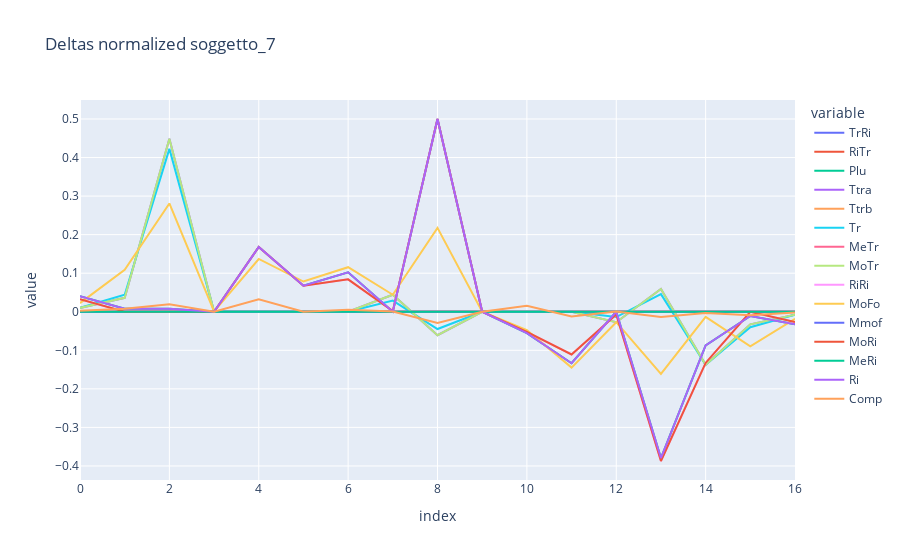

Write notebook code for a chart like this one.
### Code cell
# multiply the last 15 columns of the deltas dataframe for the previous 15 columns
# and plot the result
df_deltas.iloc[:, -15:] = df_deltas.iloc[:, -15:].mul(df_deltas.iloc[:, -30:-15], axis=0)

fig = px.line(df_deltas.iloc[:, -15:], title='Deltas normalized ' + soggetto)
fig.show()

### Figure 1 — Plotly figure (JSON) as saved in the notebook; plotly's stock layout.template omitted (floating-point values rounded to 4 significant figures)
{"data": [{"hovertemplate": "variable=TrRi<br>index=%{x}<br>value=%{y}<extra></extra>", "legendgroup": "TrRi", "line": {"color": "#636efa", "dash": "solid"}, "marker": {"symbol": "circle"}, "mode": "lines", "name": "TrRi", "orientation": "v", "showlegend": true, "type": "scatter", "x": [0, 1, 2, 3, 4, 5, 6, 7, 8, 9, 10, 11, 12, 13, 14, 15, 16], "xaxis": "x", "y": [0, 0, 0, 0, 0, 0, 0, 0, 0, 0, 0, 0, 0, 0, 0, 0, 0], "yaxis": "y"}, {"hovertemplate": "variable=RiTr<br>index=%{x}<br>value=%{y}<extra></extra>", "legendgroup": "RiTr", "line": {"color": "#EF553B", "dash": "solid"}, "marker": {"symbol": "circle"}, "mode": "lines", "name": "RiTr", "orientation": "v", "showlegend": true, "type": "scatter", "x": [0, 1, 2, 3, 4, 5, 6, 7, 8, 9, 10, 11, 12, 13, 14, 15, 16], "xaxis": "x", "y": [0, 0, 0, 0, 0, 0, 0, 0, 0, 0, 0, 0, 0, 0, 0, 0, 0], "yaxis": "y"}, {"hovertemplate": "variable=Plu<br>index=%{x}<br>value=%{y}<extra></extra>", "legendgroup": "Plu", "line": {"color": "#00cc96", "dash": "solid"}, "marker": {"symbol": "circle"}, "mode": "lines", "name": "Plu", "orientation": "v", "showlegend": true, "type": "scatter", "x": [0, 1, 2, 3, 4, 5, 6, 7, 8, 9, 10, 11, 12, 13, 14, 15, 16], "xaxis": "x", "y": [0.04, 0.0081, 0.0081, 0.0001, 0.1681, 0.0676, 0.1024, 0, 0.5, 0, -0.05548, -0.1335, 0, -0.3796, -0.08725, -0.01091, -0.0326], "yaxis": "y"}, {"hovertemplate": "variable=Ttra<br>index=%{x}<br>value=%{y}<extra></extra>", "legendgroup": "Ttra", "line": {"color": "#ab63fa", "dash": "solid"}, "marker": {"symbol": "circle"}, "mode": "lines", "name": "Ttra", "orientation": "v", "showlegend": true, "type": "scatter", "x": [0, 1, 2, 3, 4, 5, 6, 7, 8, 9, 10, 11, 12, 13, 14, 15, 16], "xaxis": "x", "y": [0.01, 0.0361, 0.4489, 0, 0, 0, 0, 0.0441, -0.0609, 0, 0, 0, -0.02705, 0.05905, -0.1378, -0.03276, -0.00754], "yaxis": "y"}, {"hovertemplate": "variable=Ttrb<br>index=%{x}<br>value=%{y}<extra></extra>", "legendgroup": "Ttrb", "line": {"color": "#FFA15A", "dash": "solid"}, "marker": {"symbol": "circle"}, "mode": "lines", "name": "Ttrb", "orientation": "v", "showlegend": true, "type": "scatter", "x": [0, 1, 2, 3, 4, 5, 6, 7, 8, 9, 10, 11, 12, 13, 14, 15, 16], "xaxis": "x", "y": [0, 0, 0, 0, 0, 0, 0, 0, 0, 0, 0, 0, 0, 0, 0, 0, 0], "yaxis": "y"}, {"hovertemplate": "variable=Tr<br>index=%{x}<br>value=%{y}<extra></extra>", "legendgroup": "Tr", "line": {"color": "#19d3f3", "dash": "solid"}, "marker": {"symbol": "circle"}, "mode": "lines", "name": "Tr", "orientation": "v", "showlegend": true, "type": "scatter", "x": [0, 1, 2, 3, 4, 5, 6, 7, 8, 9, 10, 11, 12, 13, 14, 15, 16], "xaxis": "x", "y": [0.01, 0.0441, 0.4225, 0.0009, 0.0009, 0.0009, 0, 0.0289, -0.0448, 0, 0, 0, -0.01367, 0.04575, -0.1378, -0.04007, -0.0075], "yaxis": "y"}, {"hovertemplate": "variable=MeTr<br>index=%{x}<br>value=%{y}<extra></extra>", "legendgroup": "MeTr", "line": {"color": "#FF6692", "dash": "solid"}, "marker": {"symbol": "circle"}, "mode": "lines", "name": "MeTr", "orientation": "v", "showlegend": true, "type": "scatter", "x": [0, 1, 2, 3, 4, 5, 6, 7, 8, 9, 10, 11, 12, 13, 14, 15, 16], "xaxis": "x", "y": [0, 0, 0, 0, 0, 0, 0, 0, 0, 0, 0, 0, 0, 0, 0, 0, 0], "yaxis": "y"}, {"hovertemplate": "variable=MoTr<br>index=%{x}<br>value=%{y}<extra></extra>", "legendgroup": "MoTr", "line": {"color": "#B6E880", "dash": "solid"}, "marker": {"symbol": "circle"}, "mode": "lines", "name": "MoTr", "orientation": "v", "showlegend": true, "type": "scatter", "x": [0, 1, 2, 3, 4, 5, 6, 7, 8, 9, 10, 11, 12, 13, 14, 15, 16], "xaxis": "x", "y": [0.01, 0.0361, 0.4489, 0, 0, 0, 0, 0.0441, -0.0609, 0, 0, 0, -0.02705, 0.05905, -0.1378, -0.03276, -0.00754], "yaxis": "y"}, {"hovertemplate": "variable=RiRi<br>index=%{x}<br>value=%{y}<extra></extra>", "legendgroup": "RiRi", "line": {"color": "#FF97FF", "dash": "solid"}, "marker": {"symbol": "circle"}, "mode": "lines", "name": "RiRi", "orientation": "v", "showlegend": true, "type": "scatter", "x": [0, 1, 2, 3, 4, 5, 6, 7, 8, 9, 10, 11, 12, 13, 14, 15, 16], "xaxis": "x", "y": [0.0324, 0, 0, 0, 0.1681, 0.0676, 0.0841, 0.0016, 0.5, 0, -0.05239, -0.1107, -0.0072, -0.3872, -0.1328, 0, -0.0265], "yaxis": "y"}, {"hovertemplate": "variable=MoFo<br>index=%{x}<br>value=%{y}<extra></extra>", "legendgroup": "MoFo", "line": {"color": "#FECB52", "dash": "solid"}, "marker": {"symbol": "circle"}, "mode": "lines", "name": "MoFo", "orientation": "v", "showlegend": true, "type": "scatter", "x": [0, 1, 2, 3, 4, 5, 6, 7, 8, 9, 10, 11, 12, 13, 14, 15, 16], "xaxis": "x", "y": [0.0225, 0.1089, 0.2809, 0.0009, 0.1369, 0.0784, 0.1156, 0.0441, 0.2175, 0, -0.04784, -0.145, -0.02705, -0.161, -0.01315, -0.08989, -0.01838], "yaxis": "y"}, {"hovertemplate": "variable=Mmof<br>index=%{x}<br>value=%{y}<extra></extra>", "legendgroup": "Mmof", "line": {"color": "#636efa", "dash": "solid"}, "marker": {"symbol": "circle"}, "mode": "lines", "name": "Mmof", "orientation": "v", "showlegend": true, "type": "scatter", "x": [0, 1, 2, 3, 4, 5, 6, 7, 8, 9, 10, 11, 12, 13, 14, 15, 16], "xaxis": "x", "y": [0, 0, 0, 0, 0, 0, 0, 0, 0, 0, 0, 0, 0, 0, 0, 0, 0], "yaxis": "y"}, {"hovertemplate": "variable=MoRi<br>index=%{x}<br>value=%{y}<extra></extra>", "legendgroup": "MoRi", "line": {"color": "#EF553B", "dash": "solid"}, "marker": {"symbol": "circle"}, "mode": "lines", "name": "MoRi", "orientation": "v", "showlegend": true, "type": "scatter", "x": [0, 1, 2, 3, 4, 5, 6, 7, 8, 9, 10, 11, 12, 13, 14, 15, 16], "xaxis": "x", "y": [0.0324, 0, 0, 0, 0.1681, 0.0676, 0.0841, 0.0016, 0.5, 0, -0.05239, -0.1107, -0.0072, -0.3872, -0.1328, 0, -0.0265], "yaxis": "y"}, {"hovertemplate": "variable=MeRi<br>index=%{x}<br>value=%{y}<extra></extra>", "legendgroup": "MeRi", "line": {"color": "#00cc96", "dash": "solid"}, "marker": {"symbol": "circle"}, "mode": "lines", "name": "MeRi", "orientation": "v", "showlegend": true, "type": "scatter", "x": [0, 1, 2, 3, 4, 5, 6, 7, 8, 9, 10, 11, 12, 13, 14, 15, 16], "xaxis": "x", "y": [0, 0, 0, 0, 0, 0, 0, 0, 0, 0, 0, 0, 0, 0, 0, 0, 0], "yaxis": "y"}, {"hovertemplate": "variable=Ri<br>index=%{x}<br>value=%{y}<extra></extra>", "legendgroup": "Ri", "line": {"color": "#ab63fa", "dash": "solid"}, "marker": {"symbol": "circle"}, "mode": "lines", "name": "Ri", "orientation": "v", "showlegend": true, "type": "scatter", "x": [0, 1, 2, 3, 4, 5, 6, 7, 8, 9, 10, 11, 12, 13, 14, 15, 16], "xaxis": "x", "y": [0.04, 0.0081, 0.0081, 0.0001, 0.1681, 0.0676, 0.1024, 0, 0.5, 0, -0.05548, -0.1335, 0, -0.3796, -0.08725, -0.01091, -0.0326], "yaxis": "y"}, {"hovertemplate": "variable=Comp<br>index=%{x}<br>value=%{y}<extra></extra>", "legendgroup": "Comp", "line": {"color": "#FFA15A", "dash": "solid"}, "marker": {"symbol": "circle"}, "mode": "lines", "name": "Comp", "orientation": "v", "showlegend": true, "type": "scatter", "x": [0, 1, 2, 3, 4, 5, 6, 7, 8, 9, 10, 11, 12, 13, 14, 15, 16], "xaxis": "x", "y": [0.0025, 0.0081, 0.0196, 0.0001, 0.0324, 0, 0.0049, 0.0004, -0.0288, 0, 0.01573, -0.01208, 0.000944, -0.01365, -0.003462, -0.008856, -0.00213], "yaxis": "y"}], "layout": {"legend": {"title": {"text": "variable"}, "tracegroupgap": 0}, "title": {"text": "Deltas normalized soggetto_7"}, "xaxis": {"anchor": "y", "domain": [0, 1], "title": {"text": "index"}}, "yaxis": {"anchor": "x", "domain": [0, 1], "title": {"text": "value"}}}}
